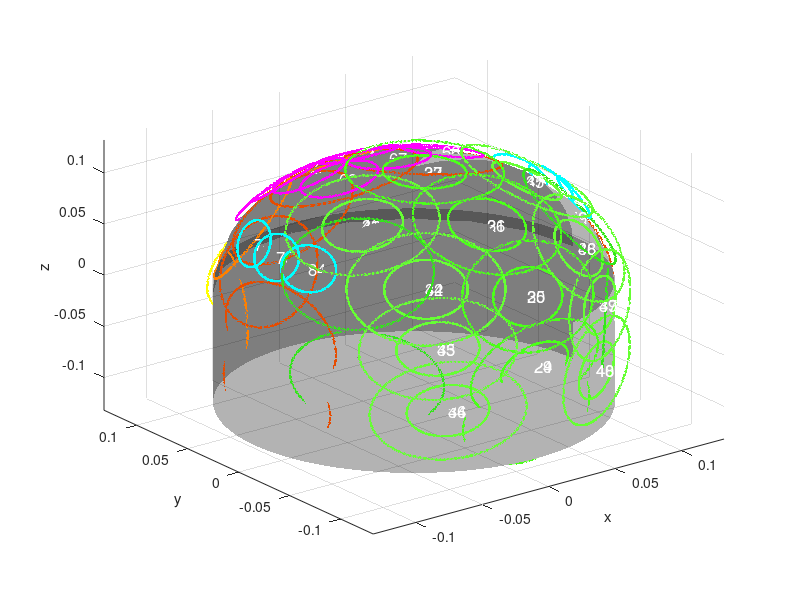

The MATLAB script that drew this image:
% create the UNIC 99 coil setup based on Shan's setting

close all
clear all
echo off

% This code generates the B0 maps for a multi-coil array assuming that:
% - each coil is a circular single-loop coil
% - each ring is rotated by ang/2 along z
% - the distance between adjacent coils is the same in each direction
tic
rr = 0.24/2; % radius of each ring (m)
FOV = 0.21; % FOV of the B0 maps to shim (m)
nx0 = 70;
ny0 = nx0;
res = FOV/nx0; % resolution of the B0 maps to shim (m)
nz0 = 40; % number of slices to shim
th = 0.003;
height = 2*rr;
I = 1; % reference current in each coil (A)

range = max(2*rr,FOV);

[x,y,z] = meshgrid(-(range-res)/2:res:(range-res)/2,...
    -(range-res)/2:res:(range-res)/2,-(height-th)/2:th:(height-th)/2);

N=99;
Bz = zeros([size(x,1) size(x,2) size(x,3) N]);
coils = zeros([size(x,1) size(x,2) size(x,3)]);
cordf = zeros(N,3,360);

rr1 = 0.20/2;

% radius of each coil (m)
rc = 0.0475; % bigger one
r_small = 0.025; % smaller one inside the big one 
%% Ellipse, eye loop

uv = [0 1 0];

N1 = 2;

a = 0.06;
b = 0.04;

x1 = a*cos((0:359)*pi/180);
x2 = a*cos((1:360)*pi/180);

y1 = rr*ones(1,size(x1,2))*0.9;
y2 = y1;

z1 = b*sin((0:359)*pi/180);
z2 = b*sin((1:360)*pi/180);

coordi1 = [x1; y1; z1];
coordi2 = [x2; y2; z2];


for jr = 1:N1
    
    c = [0 0 1]'.*rr*0;
    zoffset0 = repmat(c,1,size(coordi1,2));
    
    if jr==1
        angle00z = -22/180*pi;
    else
        angle00z = 22/180*pi;
    end
    
    
    rot3 = [cos(angle00z) -sin(angle00z) 0; sin(angle00z) cos(angle00z) 0; 0 0 1];
    coordi1_2 = rot3*coordi1-zoffset0.*1; coordi2_2 = rot3*coordi2-zoffset0.*1;
    
    
    
    x1f = reshape(coordi1_2(1,:),[1 size(coordi1_2,2)]);
    y1f = reshape(coordi1_2(2,:),[1 size(coordi1_2,2)]);
    z1f = reshape(coordi1_2(3,:),[1 size(coordi1_2,2)]);
    
    x2f = reshape(coordi2_2(1,:),[1 size(coordi1_2,2)]);
    y2f = reshape(coordi2_2(2,:),[1 size(coordi1_2,2)]);
    z2f = reshape(coordi2_2(3,:),[1 size(coordi1_2,2)]);
    
    dlx = x2f-x1f;
    dly = y2f-y1f;
    dlz = z2f-z1f;
    %
%     for k = 1:360
%         rx = x - (x1f(k)+x2f(k))/2;
%         ry = y - (y1f(k)+y2f(k))/2;
%         rz = z - (z1f(k)+z2f(k))/2;
%         r3 = sqrt(rx.^2 + ry.^2 + rz.^2).^3;
%         Bz(:,:,:,jr) = Bz(:,:,:,jr) + ...
%             1e-7*I*(dlx(k)*ry - dly(k)*rx) ./ r3;
%     end
    
    %   figure(100), plot3(x1f,y1f,z1f,'.'), axis([-0.3 0.3 -0.3 0.3 -0.3 0.3]), hold on
    %   plot3(x1,y1,z1,'r.')
    %   set(gcf,'Color',[1 1 1])
    
    cordf(jr,1,:) = x1f;
    cordf(jr,2,:) = y1f;
    cordf(jr,3,:) = z1f;
    
    cordf1(jr,1,:) = x2f;
    cordf1(jr,2,:) = y2f;
    cordf1(jr,3,:) = z2f;
    
end

%% 1 raws
% add smaller one(radius=0.025m) inside the big loop, N2 5 -> 10
N2  = 10;

rr01 = (rr+rr1)/2;
angle1y0  = repmat([0 linspace(40,180-40,N2/2-2) 0]*pi/180, [1,2]);
anglezz = 55;
angle1z0 = repmat([1.15 0.98 0.9 0.98 -1.15].*anglezz*pi/180, [1,2]);
anglexx = -5;
angle1x0 = repmat([0 1 2 1 0].*anglexx*pi/180, [1,2]);

x1 = rc*cos((0:359)*pi/180);
x2 = r_small*cos((0:359)*pi/180);

z1 = rc*sin((0:359)*pi/180);
z2 = r_small*sin((0:359)*pi/180);

for jr = N1+1:N1+N2
    
    y1 = rr01*ones(1,size(x1,2));
    y2 = y1;
    
    index = jr - N1;
    if index <=5
        coordi1 = [x1; y1; z1];
    else 
        coordi1 = [x2; y2; z2];
    end
    angle1z = angle1z0(index);
    angle1y = angle1y0(index);
    angle1x = angle1x0(index);
        
    c = [0 0 1]'.*0.005;
    zoffset0 = repmat(c,1,size(coordi1,2));
    
    if index == 5 || index == 1 || index == 6 || index == 10
        rot3 = [cos(angle1z) -sin(angle1z) 0; sin(angle1z) cos(angle1z) 0; 0 0 1];
        coordi1_2 = rot3*(coordi1-zoffset0);
    else
        
        rot3 = [cos(angle1z) -sin(angle1z) 0; sin(angle1z) cos(angle1z) 0; 0 0 1];
        rot2 = [cos(angle1y) 0 sin(angle1y); 0 1 0;  -sin(angle1y) 0 cos(angle1y)];
        rot1 = [1 0 0;0 cos(angle1x) -sin(angle1x); 0 sin(angle1x) cos(angle1x)];
        coordi1_2 = rot1*rot2*rot3*coordi1;
    end
    coordi1_1 =  coordi1_2;
   
    
    x1f = reshape(coordi1_2(1,:),[1 size(coordi1_1,2)]);
    y1f = reshape(coordi1_2(2,:),[1 size(coordi1_1,2)]);
    z1f = reshape(coordi1_2(3,:),[1 size(coordi1_1,2)]);
    
    cordf(jr,1,:) = x1f;
    cordf(jr,2,:) = y1f;
    cordf(jr,3,:) = z1f;
end

%% 3 rows
% Mona: add two smaller loops
N3  = 10;

rr02 = rr1+(rr-rr1)*0.1;
angle2y0  = [0 linspace(0,180,N3-2) 0].*pi/180;
anglezz = 90;
angle2z0 = [1.05 1.07 0.97 1 1 0.97 -1.07 -1.05].*anglezz*pi/180;
anglexx = -5;
angle2x0 = [0 0.5 2 4 4 2 0.5 0].*anglexx*pi/180;

y1 = rr01*ones(1,size(x1,2));
y2 = y1;
for jr = N1+N2+1:N1+N2+N3
    
    index = jr - (N1+N2);
    if index <= 8
        coordi1 = [x1; y1; z1];
    elseif index == 9
        index = 1;
        coordi1 = [x2; y2; z2];
    elseif index == 10
        index = 8;
        coordi1 = [x2; y2; z2];
    end
    angle2z = angle2z0(index);
    angle2y = angle2y0(index);
    angle2x = angle2x0(index);
    
    rot3 = [cos(angle2z) -sin(angle2z) 0; sin(angle2z) cos(angle2z) 0; 0 0 1];
    rot2 = [cos(angle2y) 0 sin(angle2y); 0 1 0;  -sin(angle2y) 0 cos(angle2y)];
    rot1 = [1 0 0;0 cos(angle2x) -sin(angle2x); 0 sin(angle2x) cos(angle2x)];
    
    c = [0 0 1]'.*0.06;
    zoffset0 = repmat(c,1,size(coordi1,2));
    
    
    if index==1 || index==8
        coordi1_2 = rot3*coordi1-zoffset0;
    elseif index==2 | index==7
        coordi1_2 = rot3*coordi1-zoffset0.*0;      
    else
        coordi1_2 = rot1*rot2*rot3*coordi1;
    end
    coordi1_1 =  coordi1_2;

    x1f = reshape(coordi1_2(1,:),[1 size(coordi1_1,2)]);
    y1f = reshape(coordi1_2(2,:),[1 size(coordi1_1,2)]);
    z1f = reshape(coordi1_2(3,:),[1 size(coordi1_1,2)]);
   
    
    cordf(jr,1,:) = x1f;
    cordf(jr,2,:) = y1f;
    cordf(jr,3,:) = z1f;
    
end

%% 3 raw (Back 180)
% Mona add smaller one(radius=0.025m) inside the big loop, N4 5 -> 10
N4  = 10;

rr03 = rr;
angle3y0  = repmat([0 0 0 0 0].*pi/180, [1,2]);
anglezz = 180;
angle3z0 = repmat([1 1 1 1 1].*anglezz*pi/180, [1,2]);
angle3x0 = repmat([0 linspace(-10,85,N4/2-1)].*pi/180, [1,2]);
x1 = rc*cos((0:359)*pi/180);
z1 = rc*sin((0:359)*pi/180);

x2 = r_small*cos((0:359)*pi/180);
z2 = r_small*sin((0:359)*pi/180);

y1 = rr03*ones(1,size(x1,2));
y2 = y1;
for jr = N1+N2+N3+1:N1+N2+N3+N4
 
    index = jr - (N1 + N2 +N3);
    if index <= 5
        coordi1 = [x1; y1; z1];
    else
        coordi1 = [x2; y2; z2];
    end
    
    angle3z = angle3z0(index);
    angle3x = angle3x0(index);
    angle3y = angle3y0(index);
    
    rot3 = [cos(angle3z) -sin(angle3z) 0; sin(angle3z) cos(angle3z) 0; 0 0 1];
    rot1 = [1 0 0; 0 cos(angle3x) -sin(angle3x); 0 sin(angle3x) cos(angle3x)];

    cz = [0 0 1]'.*0.07;
    cy = [0 1 0]'.*0.01;
    
    zoffset0 = repmat(cz,1,size(coordi1,2));
    yoffset0 = repmat(cy,1,size(coordi1,2));
    
    
    if index == 1 || index == 6
        coordi1_1 = rot3*coordi1-zoffset0.*1+yoffset0;
    else
        coordi1_1 = rot1*coordi1; 
        coordi1_1 = rot3*coordi1_1;     
    end
    
    x1f = reshape(coordi1_1(1,:),[1 size(coordi1_1,2)]);
    y1f = reshape(coordi1_1(2,:),[1 size(coordi1_1,2)]);
    z1f = reshape(coordi1_1(3,:),[1 size(coordi1_1,2)]);
    
    cordf(jr,1,:) = x1f;
    cordf(jr,2,:) = y1f;
    cordf(jr,3,:) = z1f;
    clear rot1 rot2 rot3   
end

%% 4 raw
% Mona: add smaller one(radius=0.025m) inside the big loop, N5 8 -> 16
N5 = 16;

rr04 = rr1+(rr-rr1)*1;
anglezz = 145;
angle4z0 = repmat([0.8 1.01 1.03 1.05 -0.8 -1.01 -1.03 -1.05].*anglezz*pi/180, [1,2]);
angle4x0 = repmat([55 30 5 0 55 30 5 0].*pi/180, [1,2]);

anglexx = 0;
angle4x01 = repmat([anglexx anglexx anglexx anglexx anglexx anglexx anglexx anglexx].*pi/180, [1,2]);

y1 = rr04*ones(1,size(x1,2));
y2 = y1;

for jr = N1+N2+N3+N4+1:N1+N2+N3+N4+N5
    
    index = jr - (N1+N2+N3+N4);
    if index <= 8
        coordi1 = [x1; y1; z1];
    else 
        coordi1 = [x2; y2; z2];
    end
    
    angle4z = angle4z0(index);
    angle4x = angle4x0(index);
    angle4x_1 = angle4x01(index);
    
    rot3 = [cos(angle4z) -sin(angle4z) 0; sin(angle4z) cos(angle4z) 0; 0 0 1];
    rot1 = [1 0 0;0 cos(angle4x) -sin(angle4x); 0 sin(angle4x) cos(angle4x)];
    rot1_1 = [1 0 0;0 cos(angle4x_1) -sin(angle4x_1); 0 sin(angle4x_1) cos(angle4x_1)];
    
    cz = [0 0 1]'.*0.05;
    cy = [0 1 0]'.*0.01;
    zoffset0 = repmat(cz,1,size(coordi1,2));
    yoffset0 = repmat(cy,1,size(coordi1,2));
        
    if index == 4 || index == 8 || index == 12 || index == 16 
        coordi1_1 = rot1*coordi1;
        coordi1_2 = rot1_1*rot3*coordi1_1-zoffset0;
    else
        coordi1_1 = rot1*coordi1;
        coordi1_2 = rot1_1*rot3*coordi1_1;
    end
   
    x1f = reshape(coordi1_2(1,:),[1 size(coordi1_1,2)]);
    y1f = reshape(coordi1_2(2,:),[1 size(coordi1_1,2)]);
    z1f = reshape(coordi1_2(3,:),[1 size(coordi1_1,2)]);

    cordf(jr,1,:) = x1f;
    cordf(jr,2,:) = y1f;
    cordf(jr,3,:) = z1f;

end

%% 5 raw
% Mona add smaller one(radius=0.025m) inside the big loop, N6 4 -> 8
N6 = 8;

rr05 = rr1+(rr-rr1)*0.7;
anglezz = 135;
angle5z0 = repmat([0.95 0.9 -0.95 -0.9].*anglezz*pi/180, [1,2]);
anglexx = 5;
angle5x0 = repmat([-2 35 -2 35].*pi/180, [1,2]);

y1 = rr05*ones(1,size(x1,2));
y2 = y1;

for jr = N1+N2+N3+N4+N5+1:N1+N2+N3+N4+N5+N6
    index = jr - (N1+N2+N3+N4+N5);
    if index <= 4
        coordi1 = [x1; y1; z1];
    else 
        coordi1 = [x2; y2; z2];
    end
    
    angle5z = angle5z0(index);
    angle5x = angle5x0(index);
    
    rot3 = [cos(angle5z) -sin(angle5z) 0; sin(angle5z) cos(angle5z) 0; 0 0 1];
    rot1 = [1 0 0;0 cos(angle5x) -sin(angle5x); 0 sin(angle5x) cos(angle5x)];
       
    cz = [0 0 1]'.*0.02;
    cy = [0 1 0]'.*0.01;
    
    zoffset0 = repmat(cz,1,size(coordi1,2));
    yoffset0 = repmat(cy,1,size(coordi1,2));
    
    if index==1 || index==3 || index==5 || index==7
        coordi1_1 = rot1*coordi1;
        coordi1_2 = rot3*coordi1_1-zoffset0;
    else
        coordi1_1 = rot1*coordi1;
        coordi1_2 = rot3*coordi1_1;
    end
    
    x1f = reshape(coordi1_2(1,:),[1 size(coordi1_1,2)]);
    y1f = reshape(coordi1_2(2,:),[1 size(coordi1_1,2)]);
    z1f = reshape(coordi1_2(3,:),[1 size(coordi1_1,2)]);

    
    cordf(jr,1,:) = x1f;
    cordf(jr,2,:) = y1f;
    cordf(jr,3,:) = z1f;
    
end

%% Modification of forehead
%  Mona: change from 2*4 to 3*4+1

N7 = 13;

% radius of each coil (m)
rc0 = 0.025;


x1 = rc0*cos((0:359)*pi/180);
x2 = rc0*cos((1:360)*pi/180);

y1 = rr*ones(1,size(x1,2));
y2 = y1;

z1 = rc0*sin((0:359)*pi/180);
z2 = rc0*sin((1:360)*pi/180);

coordi1 = [x1; y1; z1];
coordi2 = [x2; y2; z2];

for jr = N1+N2+N3+N4+N5+N6+1:N1+N2+N3+N4+N5+N6+N7
    
    rc  = rc0;
    
    angle01 = atan(rc/rr)*2*0.8;
    angle02 = atan(rc/rr)*4;
    
    % for each ring, generate the B0 map for the first coil
    
    zz = 0.04;
    c = [0 0 1]'.*zz;
    zoffset1 = repmat(c,1,size(coordi1,2));
    
    if jr == N1+N2+N3+N4+N5+N6+1
        angle1 = - angle01;
        angle2 =  angle02*4/6;
        rot1 = [cos(angle1) -sin(angle1) 0; sin(angle1) cos(angle1) 0; 0 0 1];
        rot2 = [1 0 0; 0 cos(angle2) -sin(angle2); 0 sin(angle2) cos(angle2)];
        
        coordi1_1 = rot1*coordi1;
        coordi1_2 = rot2*coordi1_1-zoffset1.*0;
        
    elseif jr == N1+N2+N3+N4+N5+N6+2
        angle1 = 0;
        angle2 =  angle02*4/6;
        rot1 = [cos(angle1) -sin(angle1) 0; sin(angle1) cos(angle1) 0; 0 0 1];
        rot2 = [1 0 0; 0 cos(angle2) -sin(angle2); 0 sin(angle2) cos(angle2)];
        
        coordi1_1 = rot1*coordi1;
        coordi1_2 = rot2*coordi1_1-zoffset1.*0;
        
    elseif jr == N1+N2+N3+N4+N5+N6+3
        angle1 = angle01;
        angle2 =  angle02*4/6;
        rot1 = [cos(angle1) -sin(angle1) 0; sin(angle1) cos(angle1) 0; 0 0 1];
        rot2 = [1 0 0; 0 cos(angle2) -sin(angle2); 0 sin(angle2) cos(angle2)];
        
        coordi1_1 = rot1*coordi1;
        coordi1_2 = rot2*coordi1_1-zoffset1.*0;
        
    elseif jr == N1+N2+N3+N4+N5+N6+4
        angle1 = - angle01;
        angle2 =  angle02*6/6;
        rot1 = [cos(angle1) -sin(angle1) 0; sin(angle1) cos(angle1) 0; 0 0 1];
        rot2 = [1 0 0; 0 cos(angle2) -sin(angle2); 0 sin(angle2) cos(angle2)];
        
        coordi1_1 = rot1*coordi1;
        coordi1_2 = rot2*coordi1_1-zoffset1.*0;
        
    elseif jr == N1+N2+N3+N4+N5+N6+5
        angle1 = 0;
        angle2 =  angle02*6/6;
        rot1 = [cos(angle1) -sin(angle1) 0; sin(angle1) cos(angle1) 0; 0 0 1];
        rot2 = [1 0 0; 0 cos(angle2) -sin(angle2); 0 sin(angle2) cos(angle2)];
        
        coordi1_1 = rot1*coordi1;
        coordi1_2 = rot2*coordi1_1-zoffset1.*0;
        
    elseif jr == N1+N2+N3+N4+N5+N6+6
        angle1 = angle01;
        angle2 =  angle02*6/6;
        rot1 = [cos(angle1) -sin(angle1) 0; sin(angle1) cos(angle1) 0; 0 0 1];
        rot2 = [1 0 0; 0 cos(angle2) -sin(angle2); 0 sin(angle2) cos(angle2)];
        
        coordi1_1 = rot1*coordi1;
        coordi1_2 = rot2*coordi1_1-zoffset1.*0;
   
    elseif jr == N1+N2+N3+N4+N5+N6+7
        angle1 = - angle01;
        angle2 =  angle02*8/6;
        rot1 = [cos(angle1) -sin(angle1) 0; sin(angle1) cos(angle1) 0; 0 0 1];
        rot2 = [1 0 0; 0 cos(angle2) -sin(angle2); 0 sin(angle2) cos(angle2)];
        
        coordi1_1 = rot1*coordi1;
        coordi1_2 = rot2*coordi1_1-zoffset1.*0;
        
    elseif jr == N1+N2+N3+N4+N5+N6+8
        angle1 = 0;
        angle2 =  angle02*8/6;
        rot1 = [cos(angle1) -sin(angle1) 0; sin(angle1) cos(angle1) 0; 0 0 1];
        rot2 = [1 0 0; 0 cos(angle2) -sin(angle2); 0 sin(angle2) cos(angle2)];
        
        coordi1_1 = rot1*coordi1;
        coordi1_2 = rot2*coordi1_1-zoffset1.*0;
        
    elseif jr == N1+N2+N3+N4+N5+N6+9
        angle1 = angle01;
        angle2 =  angle02*8/6;
        rot1 = [cos(angle1) -sin(angle1) 0; sin(angle1) cos(angle1) 0; 0 0 1];
        rot2 = [1 0 0; 0 cos(angle2) -sin(angle2); 0 sin(angle2) cos(angle2)];
        
        coordi1_1 = rot1*coordi1;
        coordi1_2 = rot2*coordi1_1-zoffset1.*0;
        
        
    elseif jr == N1+N2+N3+N4+N5+N6+10
        angle1 = - angle01;
        angle2 =  angle02*10/6;
        rot1 = [cos(angle1) -sin(angle1) 0; sin(angle1) cos(angle1) 0; 0 0 1];
        rot2 = [1 0 0; 0 cos(angle2) -sin(angle2); 0 sin(angle2) cos(angle2)];
        
        coordi1_1 = rot1*coordi1;
        coordi1_2 = rot2*coordi1_1-zoffset1.*0;
        
    elseif jr == N1+N2+N3+N4+N5+N6+11
        angle1 = 0;
        angle2 =  angle02*10/6;
        rot1 = [cos(angle1) -sin(angle1) 0; sin(angle1) cos(angle1) 0; 0 0 1];
        rot2 = [1 0 0; 0 cos(angle2) -sin(angle2); 0 sin(angle2) cos(angle2)];
        
        coordi1_1 = rot1*coordi1;
        coordi1_2 = rot2*coordi1_1-zoffset1.*0;
        
    elseif jr == N1+N2+N3+N4+N5+N6+12
        angle1 = angle01;
        angle2 =  angle02*10/6;
        rot1 = [cos(angle1) -sin(angle1) 0; sin(angle1) cos(angle1) 0; 0 0 1];
        rot2 = [1 0 0; 0 cos(angle2) -sin(angle2); 0 sin(angle2) cos(angle2)];
        
        coordi1_1 = rot1*coordi1;
        coordi1_2 = rot2*coordi1_1-zoffset1.*0;
        
    elseif jr == N1+N2+N3+N4+N5+N6+13
        angle1 = 0;
        angle2 =  angle02*3/6;
        rot1 = [cos(angle1) -sin(angle1) 0; sin(angle1) cos(angle1) 0; 0 0 1];
        rot2 = [1 0 0; 0 cos(angle2) -sin(angle2); 0 sin(angle2) cos(angle2)];
        
        coordi1_1 = rot1*coordi1;
        coordi1_2 = rot2*coordi1_1-zoffset1.*0;
    end   
        
    
    
    
    x1f = reshape(coordi1_2(1,:),[1 size(coordi1_1,2)]);
    y1f = reshape(coordi1_2(2,:),[1 size(coordi1_1,2)]);
    z1f = reshape(coordi1_2(3,:),[1 size(coordi1_1,2)]);
    
    cordf(jr,1,:) = x1f;
    cordf(jr,2,:) = y1f;
    cordf(jr,3,:) = z1f;
    
end


%% Modification Side 4cm
% Mona: change from one size 2*4 to 3*5
% original N7 = 16, now N7 = 30

N8 = 30;

rcc = 0.02;
x1 = rcc*cos((0:359)*pi/180);
x2 = rcc*cos((1:360)*pi/180);

rrs = 0.11;

y1 = rrs*ones(1,size(x1,2));
y2 = y1;

z1 = rcc*sin((0:359)*pi/180);
z2 = rcc*sin((1:360)*pi/180);

coordi1 = [x1; y1; z1];
coordi2 = [x2; y2; z2];

for jr = N1+N2+N3+N4+N5+N6+N7+1:N1+N2+N3+N4+N5+N6+N7+N8
    
    angle0001 = 75;
    angle0002 = 90;
    angle0003 = 105;
    
    angle01 = [angle0001 angle0001 angle0001 angle0001 angle0001...
        angle0002 angle0002 angle0002 angle0002 angle0002...
        angle0003 angle0003 angle0003 angle0003 angle0003...
        -angle0001 -angle0001 -angle0001 -angle0001 -angle0001...
        -angle0002 -angle0002 -angle0002 -angle0002 -angle0002...
        -angle0003 -angle0003 -angle0003 -angle0003 -angle0003]*pi/180;
    angle02 = 20/180*pi;
    
    z_factor1 = 0.9;
    z_factor2 = 0.3;
    z_factor3 = 0.7;
    
    c = [0 0 1]'.*0.05;
    zoffset0 = repmat(c,1,size(coordi1,2));
    z_factor = [-1 -0.4 0.2 0 0.6];
    nnn = N1+N2+N3+N4+N5+N6+N7;
    index = jr - nnn;
    rot2 = [1 0 0 ; 0 cos(angle02) -sin(angle02); 0 sin(angle02) cos(angle02)];
    
  
    if mod(index,5) == 0
        angle1 = angle01(index);
        rot1 = [cos(angle1) -sin(angle1) 0; sin(angle1) cos(angle1) 0; 0 0 1];
        coordi1_1 = rot1*rot2*coordi1;
        coordi1_2 = coordi1_1+zoffset0.*z_factor(5);
        
    elseif mod(index,5) == 1
        angle1 = angle01(index);
        rot1 = [cos(angle1) -sin(angle1) 0; sin(angle1) cos(angle1) 0; 0 0 1];
        coordi1_1 = rot1*coordi1; 
        coordi1_2 = coordi1_1+zoffset0.*z_factor(1);
        
    elseif mod(index,5) == 2
        angle1 = angle01(index);
        rot1 = [cos(angle1) -sin(angle1) 0; sin(angle1) cos(angle1) 0; 0 0 1];
        coordi1_1 = rot1*coordi1;
        coordi1_2 = coordi1_1+zoffset0.*z_factor(2);
        
    elseif mod(index,5) == 3
        angle1 = angle01(index);
        rot1 = [cos(angle1) -sin(angle1) 0; sin(angle1) cos(angle1) 0; 0 0 1];
        coordi1_1 = rot1*coordi1;
        coordi1_2 = coordi1_1+zoffset0.*z_factor(3);
        
    elseif mod(index,5) == 4
        angle1 = angle01(index);
        rot1 = [cos(angle1) -sin(angle1) 0; sin(angle1) cos(angle1) 0; 0 0 1];
        coordi1_1 = rot1*rot2*coordi1;
        coordi1_2 = coordi1_1+zoffset0.*z_factor(4);
    end
    
    
    
    x1f = reshape(coordi1_2(1,:),[1 size(coordi1_1,2)]);
    y1f = reshape(coordi1_2(2,:),[1 size(coordi1_1,2)]);
    z1f = reshape(coordi1_2(3,:),[1 size(coordi1_1,2)]);
    
    cordf(jr,1,:) = x1f;
    cordf(jr,2,:) = y1f;
    cordf(jr,3,:) = z1f;

end

%% Up

[nx ny nz nc]= size(Bz);
nxi = round(nx/2)-round(nx0/2); nxf = round(nx/2)+round(nx0/2)-1;
nyi = round(ny/2)-round(ny0/2); nyf = round(ny/2)+round(ny0/2)-1;
nzi = round(nz/2)-round(nz0/2); nzf = round(nz/2)+round(nz0/2)-1;

rhh = -0.03;
offsetz = round(rhh/th)-1;

rhy = 0.015;
offsety =  round(rhy/res)-1;

% check with figure (13) and figure (14)
Bz_f = Bz(nxi-offsety:nxf-offsety,nyi:nyf,nzi-offsetz:nzf-offsetz,1:N);
%%
figure(100)

R = rr;
[X,Y,Z] = cylinder(R,100);
Z = (Z - 1)*height/2+0.01;
test1 = surf(X,Y,Z,'EdgeColor','none','LineStyle','none','FaceLighting','phong');
set(test1,'FaceColor',[0 0 0],'FaceAlpha',0.3)
hold on

R1=rr;
[X1,Y1,Z1] = sphere;
Z1(Z1<-0.001) = NaN;
X1 = X1*R1; Y1 = Y1*R1; Z1 = Z1*R1;
% Z1(Z1> rh) = NaN;
test11 = surf(X1,Y1,Z1,'EdgeColor','none','LineStyle','none','FaceLighting','phong');
set(test11 ,'FaceColor',[0 0 0],'FaceAlpha',0.3)
hold on

for k = 1:N
    
    if k < N1+1
        color1 = [1 1 0];
    elseif k < N1+N2+1
        color1 = [1 0.5 0];
    elseif k < N1+N2+N3+1
        color1 = [0.9 0.3 0];
    elseif k < N1+N2+N3+N4+1
        color1 = [0.3 1 0.1];
    elseif k < N1+N2+N3+N4+N5+1
        color1 = [0.4 1 0.2];
    elseif k < N1+N2+N3+N4+N5+N6+1
        color1 = [0.2 0.9 0.1];
    elseif k < N1+N2+N3+N4+N5+N6+N7+1
        color1 = [1 0 1];
    elseif k < N1+N2+N3+N4+N5+N6+N7+N8+1
        color1 = [0 1 1];
    end
    
    xx1f = reshape(cordf(k,1,:),[1 360]);
    yy1f = reshape(cordf(k,2,:),[1 360]);
    zz1f = reshape(cordf(k,3,:),[1 360]);
    
    plot3(xx1f,yy1f,zz1f,'.-','Color',color1), axis([-range*1.1/2 range*1.1/2 -range*1.1/2 range*1.1/2 -range*1.1/2 range*1.1/2]), hold on
%     
%         plot3(xx1f,yy1f,zz1f,'.-'), axis([-range*1.1/2 range*1.1/2 -range*1.1/2 range*1.1/2 -range*1.1/2 range*1.1/2]), hold on
    xlabel x 
    ylabel y 
    zlabel z 
end
hold on 

cordf_center = mean(cordf,3);
for p =1:size(cordf_center,1)
    xc = cordf_center(p,1);
    yc = cordf_center(p,2);
    zc = cordf_center(p,3);
    
    text(xc,yc,zc,num2str(p),'FontSize',12,'Color',[1 1 1])
end

grid on
set(gcf,'Color',[1 1 1])
toc
%%

toc

% save('Bz.mat','Bz')
% % save('Bz_f.mat','Bz_f')
% save('cordf.mat','cordf')

%% (2) 6cm frontal part, 8 of them
%
% x11 = rr/res.*cos((0:359)*pi/180)+round(nx/2);
% y11 = rr/res.*sin((0:359)*pi/180)+round(nx/2);
% 
% % save(strcat('Bz_rc',num2str(rc*1000),'_rr',num2str(rr*1000)),'Bz');
% m = 40; % upper & lower limits for the B0 maps (Hz)
% figure(11);
% for jr = 1:N
%     subplot(4,8,jr)
%     imshow(Bz(:,:,round(0.5*(height/th)),jr)*42.57e6,[-m m]),  colormap jet
%     hold on
%     plot(x11,y11,':','Color',[0.5 0 0.9],'LineWidth',1.2)
% %     set(f ,'FaceColor',[0 0 0],'FaceAlpha',0.4,'edgealpha',0.4)
% %         mesh(x11,y11)
% end
% set(gcf,'color',[1 1 1])

